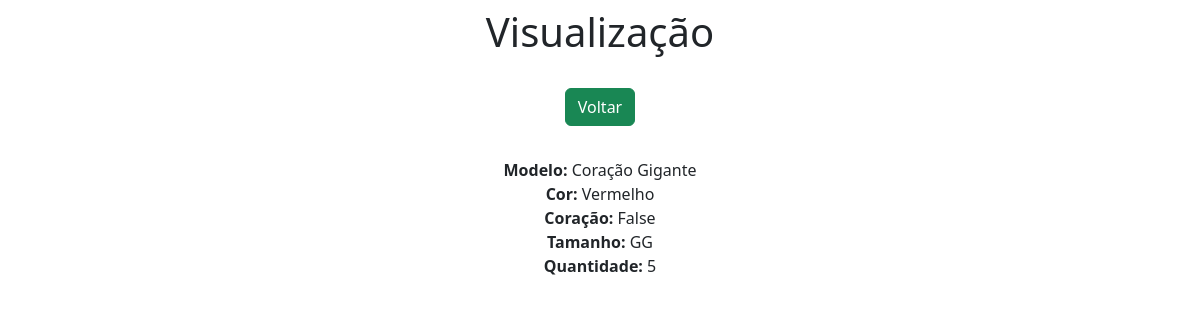
/view/8, run on the app's committed database.
### app/models.py (models this page shows, shortened)
class Pelucia(models.Model):
    modelo = models.CharField(max_length=50)
    cor = models.CharField(max_length=50)
    coracao = models.BooleanField()
    tamanho = models.CharField(max_length=2)
    quantidade = models.IntegerField()

### app/views.py (the view)
# urls.py: path('view/<int:pk>', view, name='view'),
def view(request, pk):
    data = {}
    data['db'] = Pelucia.objects.get(pk=pk)
    return render(request, 'view.html', data)

### app/templates/view.html (shortened to what this page needs)
<!doctype html>
<html lang="pt-br">
  <head>
    <link rel="stylesheet" href="https://cdn.jsdelivr.net/npm/bootstrap@5.3.0/dist/css/bootstrap.min.css" rel="stylesheet">
 </head>
  <body>
    <div class = "col-8 m-auto pt-2 pb-2 text-center">
        <h1>Visualização </h1>
    </div>
    <div class = "col-8 m-auto pt-3 pb-2 text-center">
        <a href="/" class="btn btn-success">Voltar</a>
    </div>
    <div class="col-8 m-auto pt-4 pb-2 text-center">
        <strong>Modelo: </strong>{{db.modelo}}<br>
        <strong>Cor: </strong>{{db.cor}}<br>
        <strong>Coração: </strong>{{db.coracao}}<br>
        <strong>Tamanho: </strong>{{db.tamanho}}<br>
        <strong>Quantidade: </strong>{{db.quantidade}}<br>
    </body>
</html>

### data on the page
Pelucia: modelo "Coração Gigante", cor "Vermelho", coracao "False", tamanho "GG", quantidade "5"
